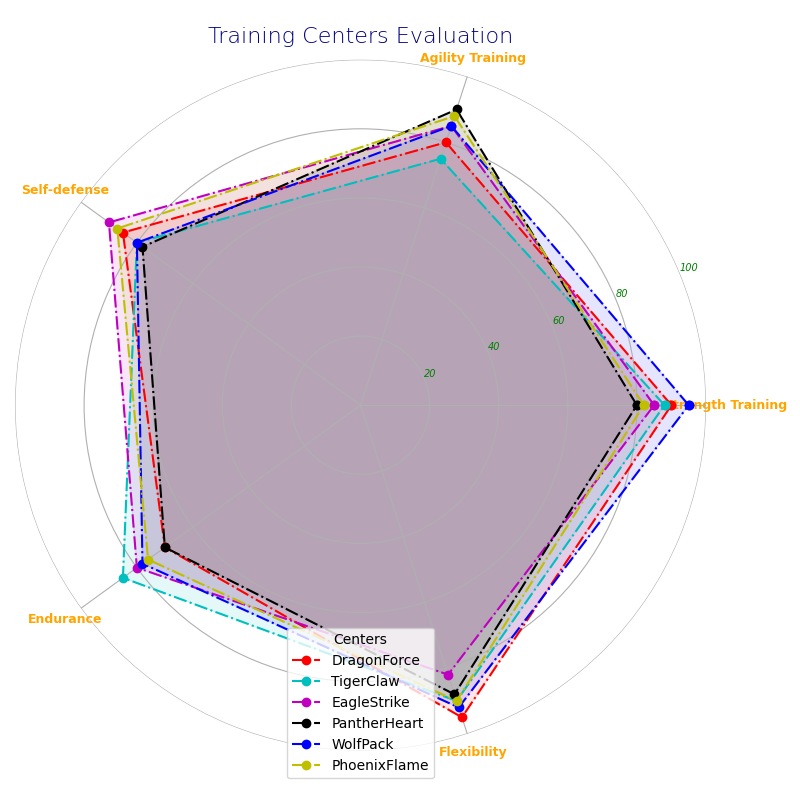

Here is the Python script that generated this plot:
import numpy as np
import matplotlib.pyplot as plt
from math import pi

centers = ['DragonForce', 'TigerClaw', 'EagleStrike', 'PantherHeart', 'WolfPack', 'PhoenixFlame']
parameters = ['Strength Training', 'Agility Training', 'Self-defense', 'Endurance', 'Flexibility']

data = np.array([
    [90, 80, 85, 70, 95],
    [88, 75, 80, 85, 90],
    [85, 85, 90, 80, 82],
    [80, 90, 78, 70, 88],
    [95, 85, 80, 78, 92],
    [82, 88, 87, 76, 90]
])

num_vars = len(parameters)
angles = np.linspace(0, 2 * pi, num_vars, endpoint=False).tolist()
angles += angles[:1]

fig, ax = plt.subplots(figsize=(8, 8), subplot_kw=dict(polar=True))

def plot_center(data, color, label):
    values = data.tolist()
    values += values[:1]
    ax.plot(angles, values, linewidth=1.5, linestyle='dashdot', color=color, marker='o', label=label)
    ax.fill(angles, values, color=color, alpha=0.1)

colors = ['r', 'c', 'm', 'k', 'b', 'y']

for idx, center_data in enumerate(data):
    plot_center(center_data, colors[idx], centers[idx])

plt.xticks(angles[:-1], parameters, color='orange', size=9, fontweight='heavy')

plt.yticks([20, 40, 60, 80, 100], ["20", "40", "60", "80", "100"], color="green", size=7, fontstyle='italic')
plt.ylim(0, 100)

plt.title('Training Centers Evaluation', size=16, color='navy', weight='light', position=(0.5, 1.1))

plt.legend(loc='lower center', bbox_to_anchor=(0.5, -0.05), title='Centers', fancybox=True)

ax.spines['polar'].set_visible(False)

plt.tight_layout()
plt.show()
